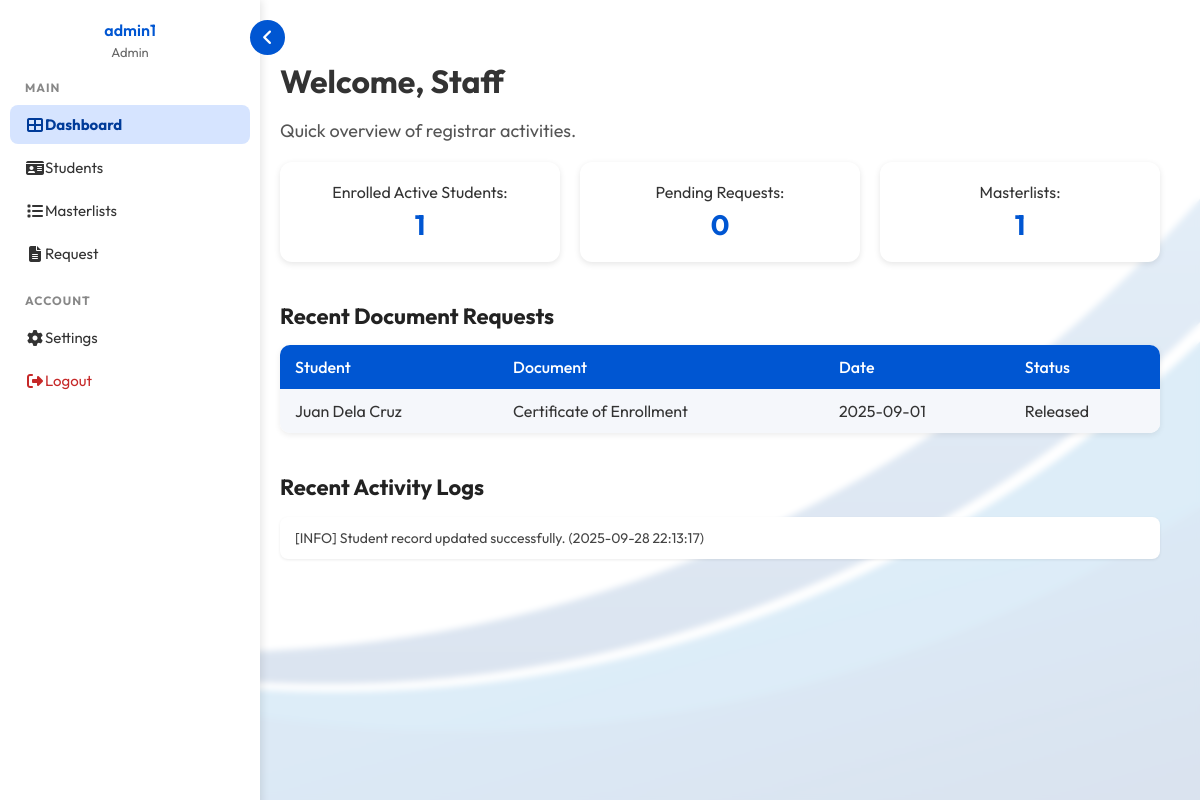
The app's page /staff/index.php (signed in) with its own data.
### tables this page shows
CREATE TABLE `users` (
  `user_id` int(11) NOT NULL,
  `username` varchar(255) DEFAULT NULL,
  `email` varchar(255) NOT NULL,
  `password_hash` text DEFAULT NULL,
  `role_id` int(11) DEFAULT NULL,
  `active` tinyint(1) DEFAULT NULL
);

CREATE TABLE `roles` (
  `role_id` int(11) NOT NULL,
  `name` varchar(255) DEFAULT NULL,
  `description` text DEFAULT NULL
);

CREATE TABLE `document_requests` (
  `request_id` int(11) NOT NULL,
  `student_id` varchar(255) DEFAULT NULL,
  `document_type` varchar(255) DEFAULT NULL,
  `request_date` date DEFAULT NULL,
  `status` varchar(255) DEFAULT NULL,
  `release_date` date DEFAULT NULL
);

CREATE TABLE `students` (
  `student_id` varchar(255) NOT NULL,
  `first_name` varchar(255) DEFAULT NULL,
  `last_name` varchar(255) DEFAULT NULL,
  `birthdate` date DEFAULT NULL,
  `gender` varchar(255) DEFAULT NULL,
  `program` varchar(255) DEFAULT NULL,
  `year_level` int(11) DEFAULT NULL,
  `student_status` varchar(255) DEFAULT NULL,
  `photo_path` text DEFAULT NULL,
  `date_registered` date DEFAULT NULL,
  `email` varchar(255) DEFAULT NULL,
  `contact_no` varchar(255) DEFAULT NULL
);

CREATE TABLE `system_logs` (
  `syslog_id` int(11) NOT NULL,
  `level` varchar(255) DEFAULT NULL,
  `message` text DEFAULT NULL,
  `origin` varchar(255) DEFAULT NULL,
  `user_id` int(11) DEFAULT NULL,
  `timestamp` timestamp NOT NULL DEFAULT current_timestamp() ON UPDATE current_timestamp()
);

### staff/index.php (the view, shortened to what this page needs)
<?php
require_once __DIR__ . "/../Database/connection.php";
$res = $conn->query("SELECT COUNT(*) AS total FROM students WHERE student_status = 'Enrolled'");
$studentsCount = $res->fetch_assoc()['total'] ?? 0;
$res = $conn->query("SELECT COUNT(*) AS total FROM document_requests WHERE status = 'Pending'");
$pendingRequests = $res->fetch_assoc()['total'] ?? 0;
$res = $conn->query("SELECT COUNT(*) AS total FROM masterlists");
$masterlistCount = $res->fetch_assoc()['total'] ?? 0;
$recentRequests = $conn->query("
  SELECT r.request_id, r.document_type, r.status, r.request_date, s.first_name, s.last_name
  FROM document_requests r
  LEFT JOIN students s ON r.student_id = s.student_id
  ORDER BY r.request_date DESC
  LIMIT 5
");
$recentLogs = $conn->query("
  SELECT level, message, timestamp
  FROM system_logs
  ORDER BY timestamp DESC
  LIMIT 3
");
?>
<!DOCTYPE html>
<html lang="en">
<head>
  <link rel="stylesheet" href="../components/css/StaffDashboard.css">
</head>
<body>
<?php include 'StaffSidenav.php'; ?>
<div class="container">
  <h1>Welcome, Staff</h1>
  <p>Quick overview of registrar activities.</p>
  <div class="stats">
    <div class="card">Enrolled Active Students: <strong><?= $studentsCount ?></strong></div>
    <div class="card">Pending Requests: <strong><?= $pendingRequests ?></strong></div>
    <div class="card">Masterlists: <strong><?= $masterlistCount ?></strong></div>
  </div>
  <div class="section">
    <h2>Recent Document Requests</h2>
    <table>
      <tr><th>Student</th><th>Document</th><th>Date</th><th>Status</th></tr>
      <?php while ($row = $recentRequests->fetch_assoc()): ?>
        <tr>
          <td><?= htmlspecialchars($row['first_name']." ".$row['last_name']) ?></td>
          <td><?= htmlspecialchars($row['document_type']) ?></td>
          <td><?= htmlspecialchars($row['request_date']) ?></td>
          <td><?= htmlspecialchars($row['status']) ?></td>
        </tr>
      <?php endwhile; ?>
    </table>
  </div>
  <div class="section">
    <h2>Recent Activity Logs</h2>
    <ul>
      <?php while ($log = $recentLogs->fetch_assoc()): ?>
        <li>[<?= $log['level'] ?>] <?= htmlspecialchars($log['message']) ?> (<?= $log['timestamp'] ?>)</li>
      <?php endwhile; ?>
    </ul>
  </div>
</div>
</body>
</html>

### staff/StaffSidenav.php (shortened to what this page needs)
<?php
  require_once __DIR__ . "/../Database/connection.php";
  $current_page = basename($_SERVER['PHP_SELF']);
  $user_id = $_SESSION['user_id'];
  $stmt = $conn->prepare("
      SELECT u.username, r.name AS role_name
      FROM users u
      JOIN roles r ON u.role_id = r.role_id
      WHERE u.user_id = ?
  ");
  $stmt->bind_param("i", $user_id);
  $stmt->execute();
  $result = $stmt->get_result();
  $user = $result->fetch_assoc();
  $staffName = $user['username'] ?? "Unknown User";
  $staffRole = $user['role_name'] ?? "Unknown Role";
?>
<!DOCTYPE html>
<html lang="en">
<head>
  <link rel="stylesheet" href="https://cdnjs.cloudflare.com/ajax/libs/font-awesome/6.4.0/css/all.min.css">
</head>
<body>
<div class="sidebar" id="sidebar">
 <div class="sidebar-header">
  <h3 class="sidebar-text"><?= htmlspecialchars($staffName) ?></h3>
  <p class="sidebar-text"><?= htmlspecialchars($staffRole) ?></p>
</div>
  <div class="sidebar-section">
    <h4 class="sidebar-text">MAIN</h4>
    <a href="index.php" class="<?= $current_page=='index.php' ? 'active' : '' ?>">
      <i class="fas fa-th-large"></i><span class="sidebar-text">  Dashboard</span>
    </a>
    <a href="StudentInfo.php" class="<?= $current_page=='StudentInfo.php' ? 'active' : '' ?>">
      <i class="fas fa-id-card"></i><span class="sidebar-text">  Students</span>
    </a>
    <a href="Masterlist.php" class="<?= $current_page=='Masterlist.php' ? 'active' : '' ?>">
      <i class="fas fa-list"></i><span class="sidebar-text">  Masterlists</span>
    </a>
    <a href="Request.php" class="<?= $current_page=='Request.php' ? 'active' : '' ?>">
      <i class="fas fa-file-alt"></i><span class="sidebar-text">  Request</span>
    </a>
  </div>
  <div class="sidebar-section">
    <h4 class="sidebar-text">ACCOUNT</h4>
    <a href="#">
      <i class="fas fa-cog"></i><span class="sidebar-text"> Settings</span>
    </a>
    <a href="../Database/logout.php" class="logout">
      <i class="fas fa-sign-out-alt"></i><span class="sidebar-text"> Logout</span>
    </a>
  </div>
</div>
<button class="toggle-btn" id="toggleBtn">
  <i class="fas fa-angle-left"></i>
</button>
</body>
</html>

### components/css/StaffDashboard.css (style rules this page uses)
body { margin: 0; font-family: 'Outfit', sans-serif; background: #f9f9f9; color: #333; min-height: 100vh; display: flex; flex-direction: column; }
.container { flex: 1; padding: 40px; margin-left: 240px; transition: margin-left 0.3s ease, filter 0.3s ease; box-sizing: border-box; background-image: url('../img/bg.jpg'); background-size: cover; background-position: center; background-attachment: fixed; position: relative; }
.container::before { content: ""; position: absolute; inset: 0; background: rgba(255, 255, 255, 0.85); backdrop-filter: blur(3px); z-index: 0; }
.container > * { position: relative; z-index: 1; }
.container h1 { font-size: 32px; margin-bottom: 10px; }
.container p { font-size: 18px; color: #555; }
.stats { display: grid; grid-template-columns: repeat(auto-fit, minmax(220px, 1fr)); gap: 20px; margin: 20px 0; }
.card { background: #fff; padding: 20px; border-radius: 12px; box-shadow: 0 2px 6px rgba(0,0,0,0.1); text-align: center; transition: transform 0.2s ease; }
.card strong { display: block; font-size: 28px; color: #0056d2; margin-top: 5px; }
.section { margin-top: 40px; text-align: left; }
.section h2 { margin-bottom: 15px; font-size: 22px; color: #222; }
table { width: 100%; border-collapse: collapse; background: #fff; border-radius: 10px; overflow: hidden; box-shadow: 0 2px 6px rgba(0,0,0,0.08); }
table th, table td { padding: 12px 15px; text-align: left; }
table th { background: #0056d2; color: #fff; font-weight: 500; }
table tr:nth-child(even) { background: #f5f7fb; }
.section ul { list-style: none; padding: 0; }
.section ul li { background: #fff; padding: 12px 15px; margin-bottom: 8px; border-radius: 8px; box-shadow: 0 1px 3px rgba(0,0,0,0.08); font-size: 14px; color: #444; }

### staff/StaffSidenav.php (style rules this page uses)
body { margin: 0; font-family: 'Outfit', sans-serif; background: #f9f9f9; color: #333; display: flex; }
.sidebar { position: fixed; left: 0; top: 0; height: 100%; width: 240px; background: #fff; color: #333; box-shadow: 2px 0 8px rgba(0,0,0,0.1); padding: 20px 10px; transition: width 0.3s ease; overflow-y: auto; z-index: 1000; }
.sidebar-header { text-align: center; margin-bottom: 20px; }
.sidebar-header h3 { margin: 0; font-size: 16px; font-weight: 600; color: #0056d2; }
.sidebar-header p { font-size: 13px; color: #666; margin: 4px 0 0; }
.sidebar-section { margin-bottom: 20px; }
.sidebar-section h4 { margin: 10px 15px; font-size: 12px; text-transform: uppercase; color: #888; letter-spacing: 1px; }
.sidebar a { display: flex; align-items: center; text-decoration: none; color: #333; padding: 10px 15px; border-radius: 8px; margin: 4px 0; transition: background 0.3s, color 0.3s; font-size: 15px; }
.sidebar a i { font-size: 16px; width: 20px; text-align: center; }
.sidebar a.active { background: #d6e4ff; color: #003b99; font-weight: bold; }
.sidebar a.logout { color: #c62828; }
.toggle-btn { position: fixed; top: 20px; left: 250px; background: #0056d2; color: white; border: none; padding: 8px 12px; border-radius: 50%; cursor: pointer; transition: left 0.3s ease, transform 0.3s ease; z-index: 1100; }
.toggle-btn i { font-size: 18px; }

### records on screen
users: username "admin1", role.name "Admin"
document_requests: student.last_name "Juan Dela Cruz", document_type "Certificate of Enrollment", request_date "2025-09-01", status "Released"
system_logs: level "INFO", message "Student record updated successfully.", timestamp "2025-09-28 22:13:17"

### other values on screen
$studentsCount "1"
$pendingRequests "0"
$masterlistCount "1"
